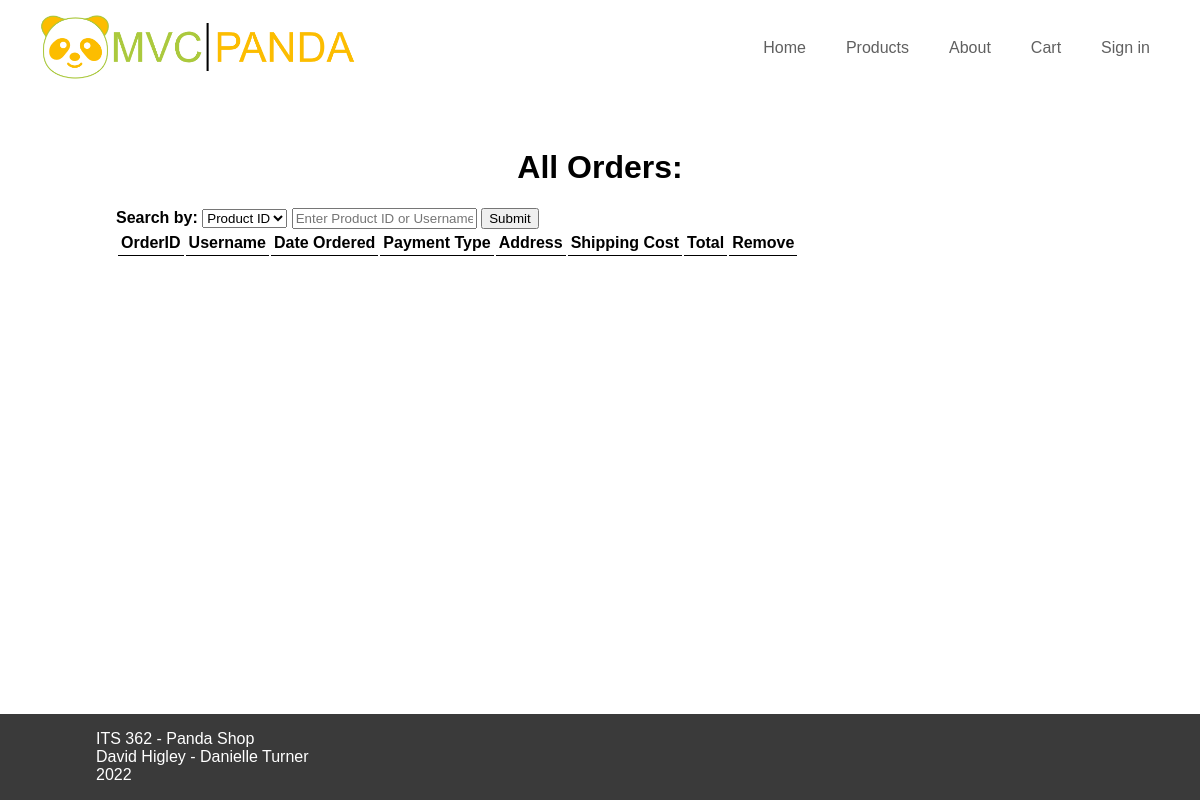
The app's page /all_orders.php, older data.
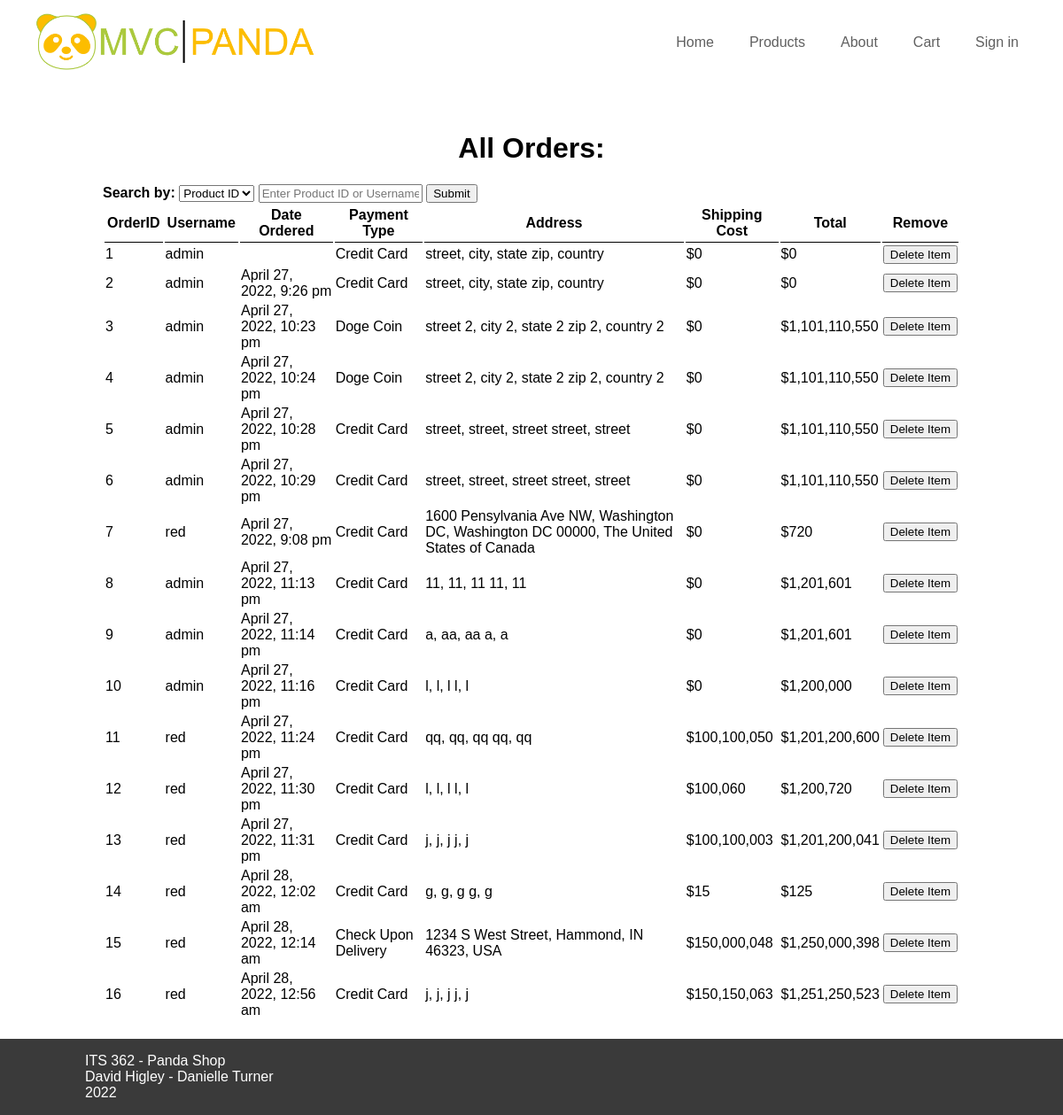
The same page, newer data.
### tables this page shows
CREATE TABLE "orders" (
	"OrderID"	INTEGER NOT NULL UNIQUE,
	"UserID"	INTEGER,
	"Address"	TEXT,
	"City"	TEXT,
	"State"	TEXT,
	"Country"	TEXT,
	"ZipCode"	TEXT,
	"PaymentType"	TEXT,
	"Date"	TEXT,
	"Total"	NUMERIC,
	"ShippingCost"	NUMERIC,
	"Tax"	NUMERIC,
	"Subtotal"	INTEGER,
	"Username"	TEXT,
	PRIMARY KEY("OrderID" AUTOINCREMENT),
	FOREIGN KEY("UserID") REFERENCES "users"("UserID")
);

CREATE TABLE "users" (
	"UserID"	INTEGER NOT NULL UNIQUE,
	"FirstName"	TEXT,
	"LastName"	TEXT,
	"IsAdmin"	INTEGER NOT NULL,
	"username"	TEXT NOT NULL,
	"password"	TEXT NOT NULL,
	PRIMARY KEY("UserID" AUTOINCREMENT)
);

### model/database.php (called while the page is built, shortened)
<?php
    function getDatabase() {
        try {
            $db = new PDO("sqlite:" . __DIR__ . "/../panda.db");
        } catch(PDOException $e) {
            handle_error($e->getMessage());
            exit();
        }
        return $db;
    }
?>

### model/Model.php (called while the page is built, shortened)
<?php
require_once(__DIR__ . "/database.php");
abstract class Model {
    static $db = null;
    protected function DB(): PDO {
        return static::$db;
    }
}
?>

### model/orders.php (called while the page is built, shortened)
<?php
require_once(__DIR__ . "/database.php");
require_once(__DIR__ . "/Model.php");
class Orders extends Model {
    public function getAll() {
        try {
            return $this->DB()->query("SELECT orders.*, users.username as Username FROM orders, users WHERE orders.UserID = users.UserID order by orderID")->fetchAll();
        } catch(PDOException $e) {
            handle_error($e->getMessage());
        }
    }
}
?>

### view/all_orders.php (the view, shortened to what this page needs)
<?php require_once __DIR__ . '/partials/header.php'; ?>
<center>
    <h1>All Orders:</h1>
</center>
<div>
    <form action="all_orders.php" method="get">
        <strong>Search by:</strong>
        <select name="type" id="chose">
            <option value="product"> Product ID </option>
        </select>
        <input type="text" name="query" placeholder="Enter Product ID or Username">
        <button type="submit"> Submit </button>
    </form>
        <table >
            <tr>
                <th>OrderID</th>
                <th>Username</th>
                <th>Date Ordered</th>
                <th>Payment Type</th>
                <th>Address</th>
                <th>Shipping Cost</th>
                <th>Total</th>
                <th>Remove</th>
            </tr>
            <?php foreach ($orderList as $order): ?>
            <tr>
                <td><?php echo $order["OrderID"]; ?></td>
                <td><?php echo $order["Username"]; ?></td>
                <td><?php echo $order["Date"]; ?></td>
                <td><?php echo $order["PaymentType"]; ?></td>
                <td><?php echo $order["Address"] . ", ". $order["City"] . ", ". $order["State"] . " ". $order["ZipCode"] . ", ". $order["Country"]; ?></td>
                <td><?php echo "$". number_format($order["ShippingCost"]); ?></td>
                <td><?php echo "$". number_format($order["Total"]); ?></td>
                <td><form action="all_orders.php" method="post">
                    <input class="deleteButton" type="submit" value="Delete Item">
                </form></td>
            </tr>
            <?php endforeach ?>
        </table>
</div>
<?php require_once __DIR__ . '/partials/footer.php';?>

Row changes from the older to the newer data that the page shows:
added orders: OrderID "1", UserID.username "admin", PaymentType "Credit Card", Address "street", City "city", State "state", ZipCode "zip", Country "country", ShippingCost "0", Total "0"
added orders: OrderID "2", UserID.username "admin", Date "April 27, 2022, 9:26 pm", PaymentType "Credit Card", Address "street", City "city", State "state", ZipCode "zip", Country "country", ShippingCost "0", Total "0"
added orders: OrderID "3", UserID.username "admin", Date "April 27, 2022, 10:23 pm", PaymentType "Doge Coin", Address "street 2", City "city 2", State "state 2", ZipCode "zip 2", Country "country 2", ShippingCost "0", Total "1,101,110,550"
added orders: OrderID "4", UserID.username "admin", Date "April 27, 2022, 10:24 pm", PaymentType "Doge Coin", Address "street 2", City "city 2", State "state 2", ZipCode "zip 2", Country "country 2", ShippingCost "0", Total "1,101,110,550"
added orders: OrderID "5", UserID.username "admin", Date "April 27, 2022, 10:28 pm", PaymentType "Credit Card", Address "street", City "street", State "street", ZipCode "street", Country "street", ShippingCost "0", Total "1,101,110,550"
added orders: OrderID "6", UserID.username "admin", Date "April 27, 2022, 10:29 pm", PaymentType "Credit Card", Address "street", City "street", State "street", ZipCode "street", Country "street", ShippingCost "0", Total "1,101,110,550"
added orders: OrderID "7", UserID.username "red", Date "April 27, 2022, 9:08 pm", PaymentType "Credit Card", Address "1600 Pensylvania Ave NW", City "Washington DC", State "Washington DC", ZipCode "00000", Country "The United States of Canada", ShippingCost "0", Total "720"
added orders: OrderID "8", UserID.username "admin", Date "April 27, 2022, 11:13 pm", PaymentType "Credit Card", Address "11", City "11", State "11", ZipCode "11", Country "11", ShippingCost "0", Total "1,201,601"
added orders: OrderID "9", UserID.username "admin", Date "April 27, 2022, 11:14 pm", PaymentType "Credit Card", Address "a", City "aa", State "aa", ZipCode "a", Country "a", ShippingCost "0", Total "1,201,601"
added orders: OrderID "10", UserID.username "admin", Date "April 27, 2022, 11:16 pm", PaymentType "Credit Card", Address "l", City "l", State "l", ZipCode "l", Country "l", ShippingCost "0", Total "1,200,000"
added orders: OrderID "11", UserID.username "red", Date "April 27, 2022, 11:24 pm", PaymentType "Credit Card", Address "qq", City "qq", State "qq", ZipCode "qq", Country "qq", ShippingCost "100,100,050", Total "1,201,200,600"
added orders: OrderID "12", UserID.username "red", Date "April 27, 2022, 11:30 pm", PaymentType "Credit Card", Address "l", City "l", State "l", ZipCode "l", Country "l", ShippingCost "100,060", Total "1,200,720"
added orders: OrderID "13", UserID.username "red", Date "April 27, 2022, 11:31 pm", PaymentType "Credit Card", Address "j", City "j", State "j", ZipCode "j", Country "j", ShippingCost "100,100,003", Total "1,201,200,041"
added orders: OrderID "14", UserID.username "red", Date "April 28, 2022, 12:02 am", PaymentType "Credit Card", Address "g", City "g", State "g", ZipCode "g", Country "g", ShippingCost "15", Total "125"
added orders: OrderID "15", UserID.username "red", Date "April 28, 2022, 12:14 am", PaymentType "Check Upon Delivery", Address "1234 S West Street", City "Hammond", State "IN", ZipCode "46323", Country "USA", ShippingCost "150,000,048", Total "1,250,000,398"
added orders: OrderID "16", UserID.username "red", Date "April 28, 2022, 12:56 am", PaymentType "Credit Card", Address "j", City "j", State "j", ZipCode "j", Country "j", ShippingCost "150,150,063", Total "1,251,250,523"
